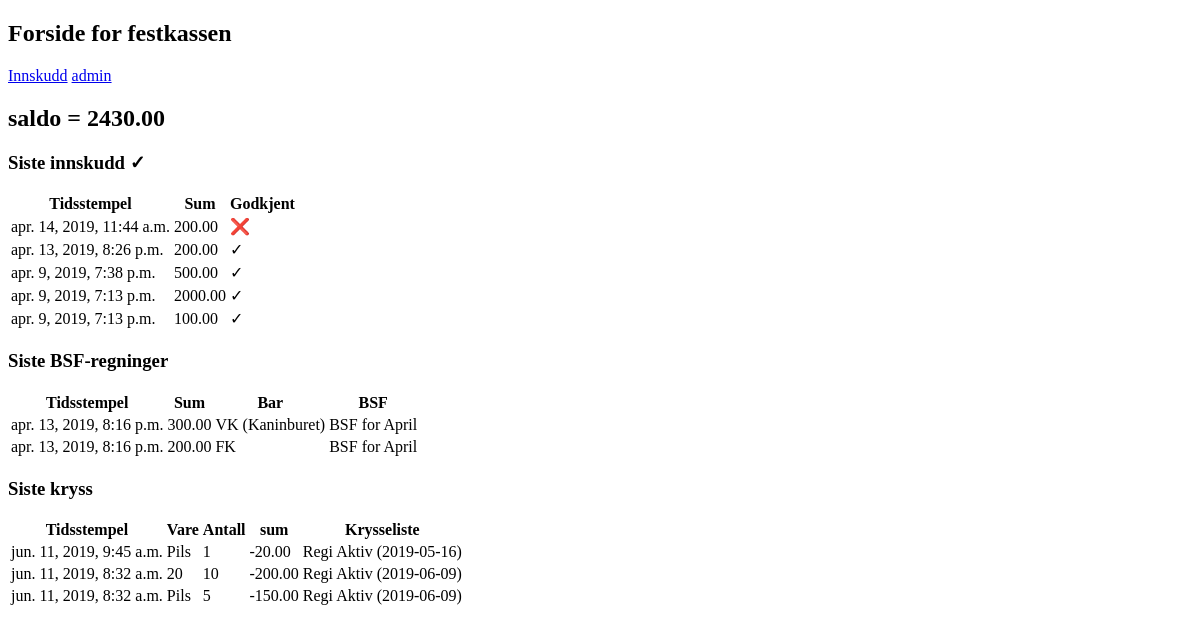
Before: /intern/festkassen/ (signed in) with the older database file.
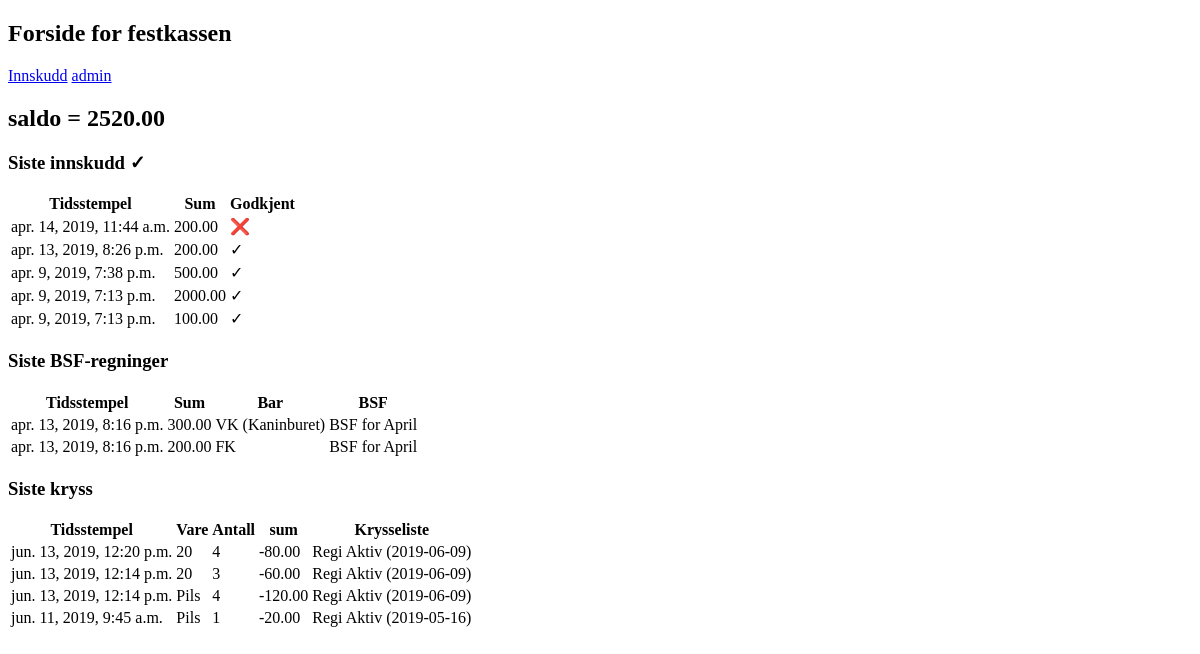
After: the same page with the newer database file.
### festkassen/models.py (models this page shows, shortened)
class Transaksjon(models.Model):
    tidsstempel = models.DateTimeField(default=timezone.now)
    festkassekonto = models.ForeignKey(Festkassekonto, on_delete=models.CASCADE)
    kommentar = models.CharField(max_length=200, blank=True, null=True)
    class Meta:
        abstract = True

class Innskudd(Transaksjon):
    belop = models.DecimalField(max_digits=9, decimal_places=2)
    godkjent = models.BooleanField(default=False)
    er_utlegg = models.BooleanField(default=False)
    def sum(self):
        return self.belop
    class Meta:
        verbose_name_plural = "Innskudd"

class BSFregning(Transaksjon):
    bsf = models.ForeignKey(BSF, on_delete=models.CASCADE)
    bar = models.ForeignKey(Bar, on_delete=models.CASCADE)
    belop = models.DecimalField(max_digits=9, decimal_places=2, default=0)
    def sum(self):
        return self.belop
    class Meta:
        verbose_name_plural = "BSF-regninger"
        verbose_name = "BSF-regning"

class Bar(models.Model):
    gjengnavn = models.CharField(max_length=100)
    barnavn = models.CharField(max_length=100, blank=True, null=True)
    aktiv = models.BooleanField(default=True)
    class Meta:
        verbose_name_plural = "Barer"
    def __str__(self):
        if self.barnavn:
            return "%s (%s)" % (self.gjengnavn, self.barnavn)
        elif self.gjengnavn:
            return self.gjengnavn
        else:
            return "Ukjent Bar"

class BSF(models.Model):
    beskrivelse = models.CharField(max_length=200, blank=True, null=True)
    dato = models.DateField(default=timezone.now)
    class Meta:
        verbose_name_plural = "BSFer"
    def __str__(self):
        return str(self.beskrivelse)

class Kryss(Transaksjon):
    vare = models.ForeignKey(Vare, on_delete=models.CASCADE)
    antall = models.PositiveIntegerField()
    stykkpris = models.DecimalField(max_digits=9, decimal_places=2, default=0)
    krysseliste = models.ForeignKey(Krysseliste, on_delete=models.CASCADE)
    def sum(self):
        if self.vare.er_additiv:
            return self.antall*self.stykkpris
        else:
            return -self.antall*self.stykkpris
    class Meta:
        verbose_name_plural = "Kryss"

class Vare(models.Model):
    navn = models.CharField(max_length=50)
    beskrivelse = models.CharField(max_length=200, null=True, blank=True)
    standardpris = models.DecimalField(decimal_places=2, max_digits=7, default=0)
    prioritet = models.IntegerField(default=10,
                                    help_text= """
                                    Bestemmer hvilken kolonne varen skal stå i på en liste
                                    En lavere verdi vil putte varen lengre til venstre
                                    på en liste
                                    """)
    er_additiv = models.BooleanField(
        default=False,
        verbose_name="Er additiv",
        help_text="""Hvis denne boksen er krysset av
            vil prisen av varen LEGGES TIL festkassekontoens saldo.
            Dersom den ikke er krysset av vil prisen TREKKES FRA
            festkassekontoens saldo"""
    )
    class Meta:
        verbose_name_plural = "Varer"
    def __str__(self):
        return self.navn

class Krysseliste(models.Model):
    listedato = models.DateField(default=timezone.now)
    opprettet_av = models.ForeignKey(User, on_delete=models.CASCADE)
    type = models.ForeignKey(Krysselistetype, on_delete=models.CASCADE)
    class Meta:
        verbose_name_plural = "Krysselister"
    def __str__(self):
        return "%s (%s)" % (self.type, str(self.listedato))

class Krysselistetype(models.Model):
    navn = models.CharField(max_length=100)
    beskrivelse = models.CharField(max_length=200, blank=True, null=True)
    festkassekontoer_paa_lista = models.ManyToManyField(Festkassekonto)
    varer = models.ManyToManyField(Vare)
    class Meta:
        verbose_name_plural = "Krysselistetyper"
    def __str__(self):
        return self.navn

### festkassen/views/offentlig.py (the view)
# urls.py: path('', views.forside, name='forside'),
@login_required
@user_passes_test(har_brukeren_festkassekonto)
def forside(request):
    festkassekonto = Festkassekonto.objects.get(regiweb_bruker=request.user)
    innskudd = Innskudd.objects.filter(festkassekonto=festkassekonto).order_by('-tidsstempel')
    bsf_regninger = BSFregning.objects.filter(festkassekonto=festkassekonto).order_by('-tidsstempel')
    kryss = Kryss.objects.filter(festkassekonto=festkassekonto).order_by('-tidsstempel')
    saldo = festkassekonto.saldo()
    context = {
        'innskudd': innskudd,
        'bsf_regninger': bsf_regninger,
        'kryss': kryss,
        'saldo': saldo
    }
    return render(request, 'festkassen/forside.html', context)

### festkassen/models.py (called while the page is built)
    def saldo(self):
        kryss = Kryss.objects.filter(festkassekonto=self)
        innskudd = Innskudd.objects.filter(festkassekonto=self).filter(godkjent=True)
        transaksjoner = itertools.chain(kryss, innskudd)
        saldo = sum([transaksjon.sum() for transaksjon in transaksjoner])
        return saldo

### festkassen/views/admin.py (called while the page is built)
def har_brukeren_festkassekonto(user):
    return Festkassekonto.objects.filter(regiweb_bruker=user).exists()

### templates/festkassen/forside.html (shortened to what this page needs)
<!DOCTYPE html>
<html lang="en">
<head>
</head>
<body>
    <h2>Forside for festkassen</h2>
    <a href="{% url 'festkassen:innskudd' %}">Innskudd</a>
    <a href="{% url 'festkassen:admin' %}">admin</a>
    <h2>saldo = {{ saldo }}</h2>
    <h3> Siste innskudd &#10003</h3>
    <table>
        <tr>
            <th>Tidsstempel</th>
            <th>Sum</th>
            <th>Godkjent</th>
        </tr>
        {% for i in innskudd %}
            <tr>
                <td>{{ i.tidsstempel }}</td>
                <td>{{ i.sum }}</td>
                <td>
                    {% if i.godkjent %}
                        &#10003
                    {% else %}
                        &#10060
                    {% endif %}
                </td>
            </tr>
        {% endfor %}
    </table>
    <h3> Siste BSF-regninger </h3>
    <table>
        <tr>
            <th>Tidsstempel</th>
            <th>Sum</th>
            <th>Bar</th>
            <th>BSF</th>
        </tr>
        {% for i in bsf_regninger %}
            <tr>
                <td>{{ i.tidsstempel }}</td>
                <td>{{ i.sum }}</td>
                <td>{{ i.bar }}</td>
                <td>{{ i.bsf }}</td>
            </tr>
        {% endfor %}
    </table>
    <h3> Siste kryss </h3>
    <table>
        <tr>
            <th>Tidsstempel</th>
            <th>Vare</th>
            <th>Antall</th>
            <th>sum</th>
            <th>Krysseliste</th>
        </tr>
        {% for i in kryss %}
            <tr>
                <td>{{ i.tidsstempel }}</td>
                <td>{{ i.vare }}</td>
                <td>{{ i.antall }}</td>
                <td>{{ i.sum }}</td>
                <td>{{ i.krysseliste }}</td>
            </tr>
        {% endfor %}
    </table>
</body>
</html>

Changed rows visible on the page:
removed Kryss: tidsstempel "jun. 11, 2019, 8:32 a.m.", vare "20", antall "10", sum "-200.00", krysseliste "Regi Aktiv (2019-06-09)"
removed Kryss: tidsstempel "jun. 11, 2019, 8:32 a.m.", vare "Pils", antall "5", sum "-150.00", krysseliste "Regi Aktiv (2019-06-09)"
added Kryss: tidsstempel "jun. 13, 2019, 12:20 p.m.", vare "20", antall "4", sum "-80.00", krysseliste "Regi Aktiv (2019-06-09)"
added Kryss: tidsstempel "jun. 13, 2019, 12:14 p.m.", vare "20", antall "3", sum "-60.00", krysseliste "Regi Aktiv (2019-06-09)"
added Kryss: tidsstempel "jun. 13, 2019, 12:14 p.m.", vare "Pils", antall "4", sum "-120.00", krysseliste "Regi Aktiv (2019-06-09)"
Other visible differences:
{{ saldo }}: "2430.00" → "2520.00"
